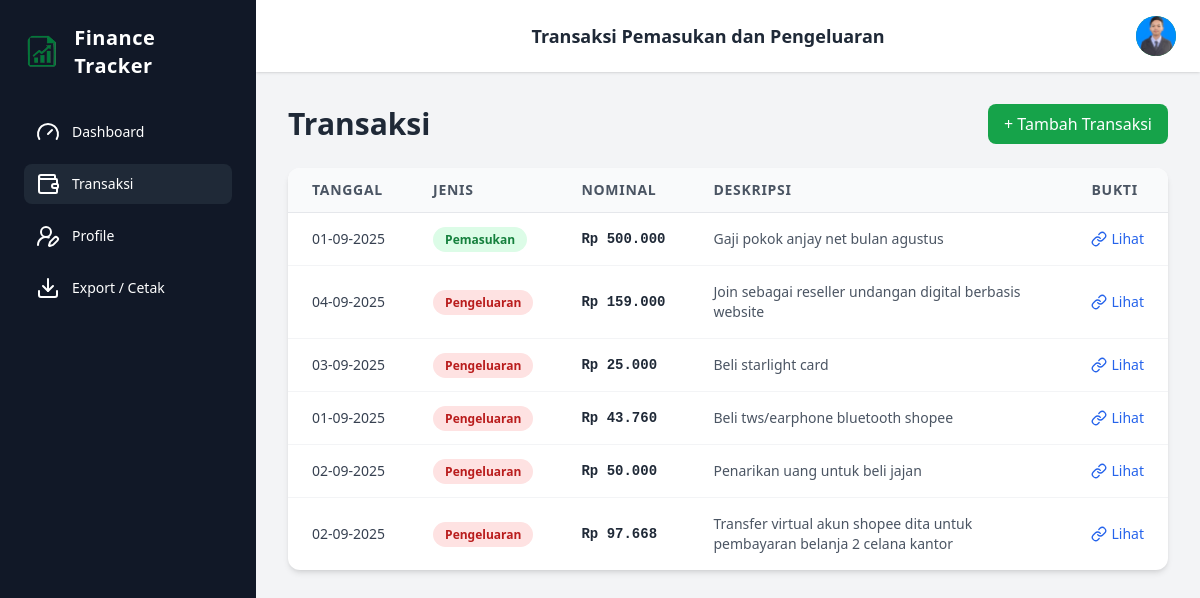
The page /transactions/ (signed in) on the database its author committed.
### models/user.py (models this page shows, shortened)
class User(Base):
    __tablename__ = "user"
    id = Column(Integer, primary_key=True, index=True)
    name = Column(String(100), nullable=False)
    email = Column(String(100), unique=True, index=True, nullable=False)
    password = Column(String(255), nullable=False)
    image = Column(String(255), nullable=True)
    theme = Column(String(20), default="light")            # "light" atau "dark"
    default_month = Column(Integer, nullable=True)
    default_year = Column(Integer, nullable=True)
    notify_low_balance = Column(Boolean, default=False)
    low_balance_threshold = Column(Float, default=0.0)
    weekly_summary = Column(Boolean, default=False)
    export_format = Column(String(10), default="csv")      # csv / xlsx / pdf

### models/transaction.py (models this page shows, shortened)
class Transaction(Base):
    __tablename__ = "transactions"
    id = Column(Integer, primary_key=True, index=True)
    user_id = Column(Integer, ForeignKey("user.id"), nullable=False)  # <— perbaiki: "user.id"
    type = Column(String(20), nullable=False)  # "income" atau "expense"
    amount = Column(Float, nullable=False)
    description = Column(String(255))
    date = Column(DateTime, default=datetime.utcnow)
    proof_file = Column(String(255), nullable=True)  # nama file bukti transfer
    user = relationship("User", backref="transactions")

### routes/transaction_routes.py (the view)
@transaction_bp.route("/")
def list_transactions():
    if "user_id" not in session:
        flash("Silakan login dulu", "error")
        return redirect(url_for("auth.login"))
    db = SessionLocal()
    trans = db.query(Transaction).filter_by(user_id=session["user_id"]).all()
    user_id = session["user_id"]
    user = db.query(User).get(user_id)
    username = session.get("username")
    user_image = session.get("user_image")
    db.close()
    return render_template(
        "transactions.html",
        user=user,
        transactions=trans,
        username=username,
        user_image=user_image
    )

### templates/transactions.html (shortened to what this page needs)
<!DOCTYPE html>
<html lang="en">
  <head>
    <script src="https://cdn.tailwindcss.com"></script>
  </head>
  <body class="bg-gray-100">
    <div class="flex h-screen overflow-hidden">
      <aside
        id="sidebar"
        class="w-64 bg-gray-900 text-white flex flex-col p-6 fixed h-full z-40 sidebar-transition transform -translate-x-64 lg:translate-x-0"
      >
        <div
          class="flex items-center gap-3 mb-8 cursor-pointer"
          onclick="window.location.href='/dashboard'"
        >
          <img
            src="{{ url_for('static', filename='favicon.png') }}"
            alt="Logo"
            class="w-10 h-10 rounded-full"
          />
          <h2 class="text-xl font-bold tracking-wide">Finance Tracker</h2>
        </div>
        <nav class="flex flex-col gap-3 text-sm">
          <a
            href="/dashboard"
            class="menu-item px-3 py-2 rounded-lg flex items-center gap-3"
          >
            <i data-lucide="gauge"></i> Dashboard
          </a>
          <a
            href="/transactions"
            class="menu-item px-3 py-2 rounded-lg flex items-center gap-3 bg-gray-800"
          >
            <i data-lucide="wallet"></i> Transaksi
          </a>
          <a
            href="/profile"
            class="menu-item px-3 py-2 rounded-lg flex items-center gap-3"
          >
            <i data-lucide="user-round-pen"></i> Profile
          </a>
          <a
            href="{{ url_for('export.export') }}"
            class="menu-item px-3 py-2 rounded-lg flex items-center gap-3"
          >
            <i data-lucide="download"></i> Export / Cetak
          </a>
        </nav>
      </aside>
      <main
        id="mainContent"
        class="flex-1 flex flex-col transition-all duration-300 lg:ml-64"
      >
        <header
          class="flex justify-between items-center bg-white shadow px-6 py-4 relative"
        >
          <h1 class="mx-auto text-lg font-bold text-gray-800">
            Transaksi Pemasukan dan Pengeluaran
          </h1>
          <div class="relative">
            <button
              id="avatarBtn"
              class="w-10 h-10 bg-green-600 text-white font-bold rounded-full flex items-center justify-center overflow-hidden"
            >
              {% if user.image %}
              <img
                src="{{ url_for('static', filename=user.image) }}"
                alt="Avatar"
                class="w-full h-full object-cover"
              />
              {% else %} {{ user.name[:1]|upper }} {% endif %}
            </button>
          </div>
        </header>
        <div class="flex-1 p-8 overflow-y-auto">
          <div class="flex justify-between items-center mb-6">
            <h1 class="text-3xl font-bold text-gray-800">Transaksi</h1>
            <a
              href="{{ url_for('transaction.add_transaction') }}"
              class="bg-green-600 text-white px-4 py-2 rounded-lg hover:bg-green-700 transition"
            >
              + Tambah Transaksi
            </a>
          </div>
          <div class="bg-white shadow-md rounded-xl overflow-hidden">
            <div class="overflow-x-auto">
              <table class="min-w-full text-sm text-left">
                <thead class="bg-gray-50 border-b">
                  <tr>
                    <th
                      class="px-6 py-3 font-semibold text-gray-600 uppercase tracking-wider"
                    >
                      Tanggal
                    </th>
                    <th
                      class="px-6 py-3 font-semibold text-gray-600 uppercase tracking-wider"
                    >
                      Jenis
                    </th>
                    <th
                      class="px-6 py-3 font-semibold text-gray-600 uppercase tracking-wider"
                    >
                      Nominal
                    </th>
                    <th
                      class="px-6 py-3 font-semibold text-gray-600 uppercase tracking-wider"
                    >
                      Deskripsi
                    </th>
                    <th
                      class="px-6 py-3 font-semibold text-gray-600 uppercase tracking-wider"
                    >
                      Bukti
                    </th>
                  </tr>
                </thead>
                <tbody class="divide-y divide-gray-100">
                  {% for trx in transactions %}
                  <tr class="hover:bg-gray-50 transition">
                    <td class="px-6 py-4 text-gray-700 whitespace-nowrap">
                      {{ trx.date.strftime('%d-%m-%Y') }}
                    </td>
                    <td class="px-6 py-4">
                      <span
                        class="px-3 py-1 rounded-full text-xs font-semibold {% if trx.type == 'income' %} bg-green-100 text-green-700 {% else %} bg-red-100 text-red-700 {% endif %}"
                      >
                        {{ 'Pemasukan' if trx.type == 'income' else
                        'Pengeluaran' }}
                      </span>
                    </td>
                    <td
                      class="px-6 py-4 font-mono font-semibold text-gray-800 whitespace-nowrap"
                    >
                      Rp {{ "{:,.0f}".format(trx.amount).replace(",", ".") }}
                    </td>
                    <td class="px-6 py-4 text-gray-600">
                      {{ trx.description }}
                    </td>
                    <td class="px-6 py-4">
                      {% if trx.proof_file %}
                      <a
                        href="{{ url_for('transaction.uploaded_file', filename=trx.proof_file) }}"
                        target="_blank"
                        class="text-blue-600 hover:text-blue-800 font-medium flex items-center gap-1"
                      >
                        <i data-lucide="link" class="w-4 h-4"></i> Lihat
                      </a>
                      {% else %}
                      <span class="text-gray-400">-</span>
                      {% endif %}
                    </td>
                  </tr>
                  {% endfor %}
                </tbody>
              </table>
            </div>
          </div>
        </div>
      </main>
    </div>
  </body>
</html>

### templates/transactions.html (style rules this page uses)
body { overflow-x: hidden; }
.menu-item { transition: all 0.3s ease; }
.sidebar-transition { transition: transform 0.3s ease-in-out; }

### rows shown on the page
User: image (picture)
Transaction: date "01-09-2025", type "Pemasukan", amount "500.000", description "Gaji pokok anjay net bulan agustus"
Transaction: date "04-09-2025", type "Pengeluaran", amount "159.000", description "Join sebagai reseller undangan digital berbasis website"
Transaction: date "03-09-2025", type "Pengeluaran", amount "25.000", description "Beli starlight card"
Transaction: date "01-09-2025", type "Pengeluaran", amount "43.760", description "Beli tws/earphone bluetooth shopee"
Transaction: date "02-09-2025", type "Pengeluaran", amount "50.000", description "Penarikan uang untuk beli jajan"
Transaction: date "02-09-2025", type "Pengeluaran", amount "97.668", description "Transfer virtual akun shopee dita untuk pembayaran belanja 2 celana kantor"
